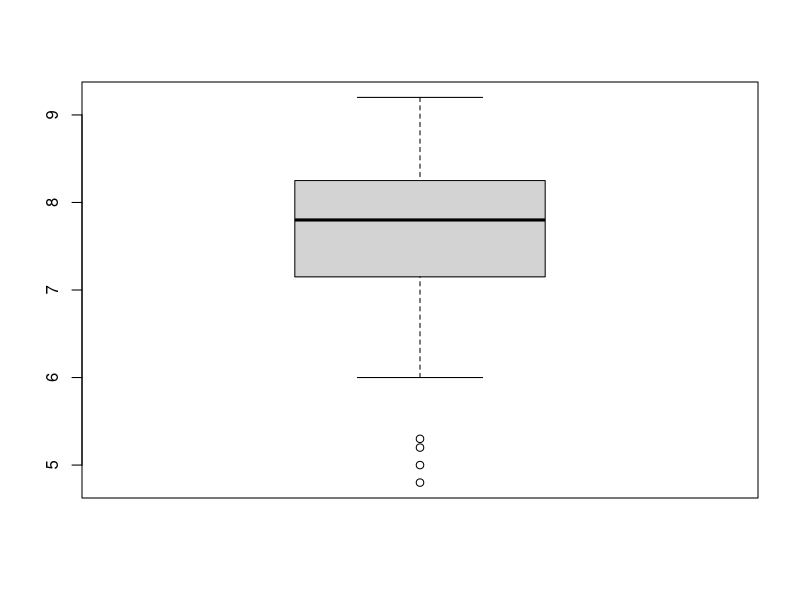
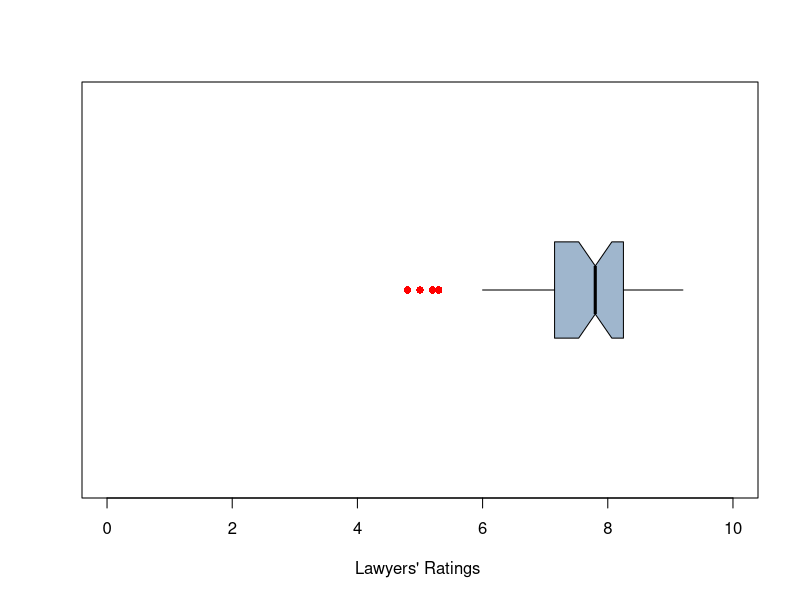
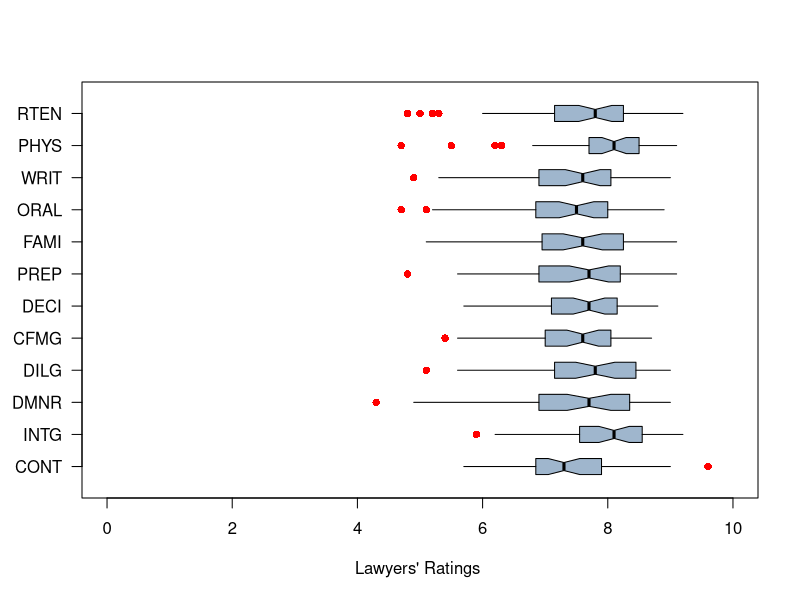

R code for these plots, in order:
## ---- chunk 1
# Load datasets
require("datasets")
data(USJudgeRatings)
## ---- chunk 2
#make boxplot
boxplot(USJudgeRatings$RTEN)
## ---- chunk 3
#Modify boxplot
boxplot(USJudgeRatings$RTEN,
        horizontal = TRUE, #
        las=1 , #make all labels horizontal
        notch=TRUE, #Notches for CI for median 
        ylim =c(0,10) , # Specify range on Y axis 
        xlab="Lawyers' Ratings ",
        col="slategray3",
        boxwex=0.5 ,# Width of box as proportion of original 
        whisklty=1, #whisker line type; 1=solid line
        staplelty=0, #staple line at end ; 0=none
        #changing symbols for outliers 
        outpch=16,
        #changing outlier color
        outcol="Red"
        )

## ---- chunk 4
#plotting boxplot for all variable 
boxplot(USJudgeRatings,
        horizontal = TRUE, #
        las=1 , #make all labels horizontal
        notch=TRUE, #Notches for CI for median 
        ylim =c(0,10) , # Specify range on Y axis 
        xlab="Lawyers' Ratings ",
        col="slategray3",
        boxwex=0.5 ,# Width of box as proportion of original 
        whisklty=1, #whisker line type; 1=solid line
        staplelty=0, #staple line at end ; 0=none
        #changing symbols for outliers 
        outpch=16,
        #changing outlier color
        outcol="Red"
        )
## ---- chunk 5
#Cleanup
rm(list=ls())
